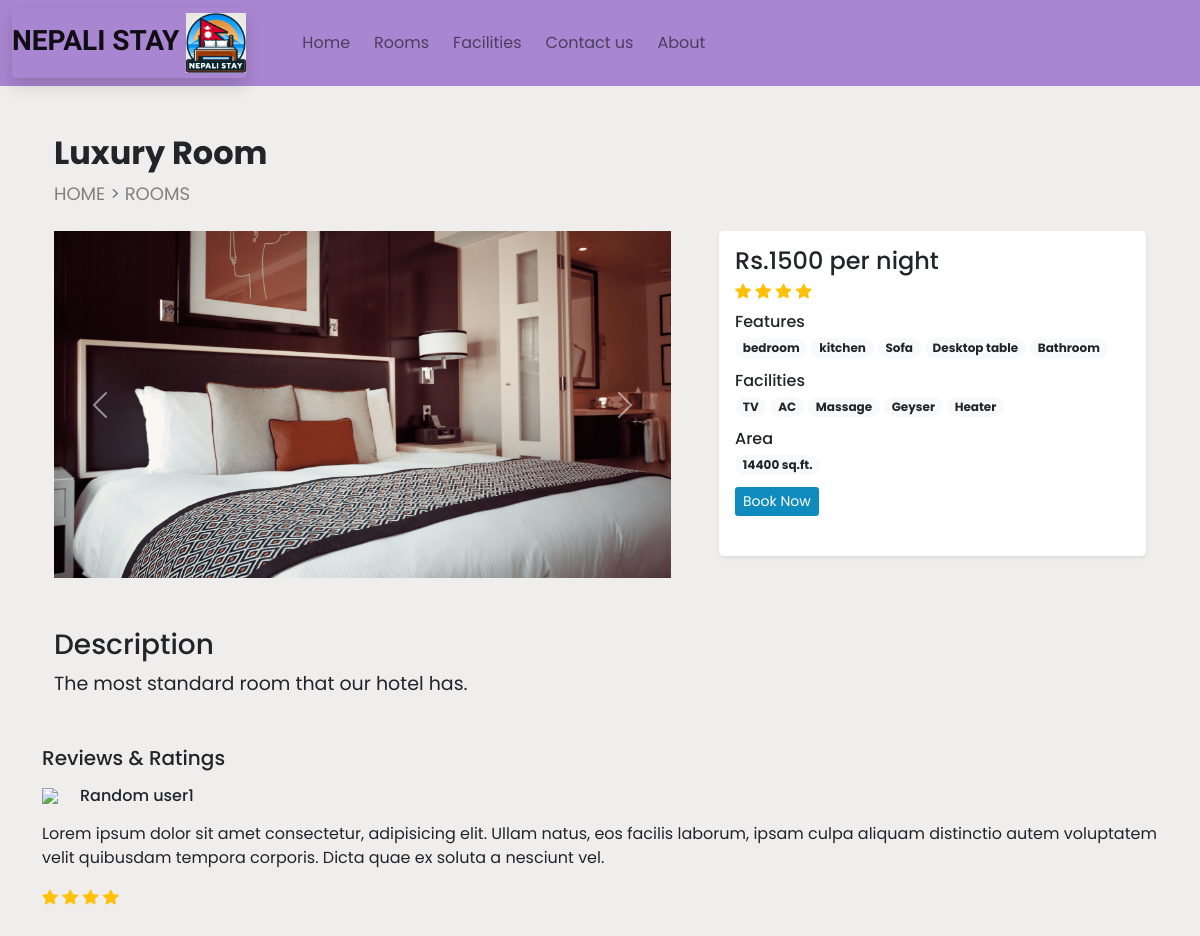
The app's page /room_details.php?id=6 with its own data.
### tables this page shows
CREATE TABLE `settings` (
  `sr_no` int(11) NOT NULL,
  `site_title` varchar(50) NOT NULL,
  `site_about` varchar(300) NOT NULL,
  `shutdown` tinyint(1) NOT NULL
);

CREATE TABLE `rooms` (
  `id` int(11) NOT NULL,
  `name` varchar(100) NOT NULL,
  `area` int(11) NOT NULL,
  `price` int(11) NOT NULL,
  `quantity` int(11) NOT NULL,
  `description` varchar(350) NOT NULL,
  `status` tinyint(4) NOT NULL DEFAULT 1,
  `removed` int(11) NOT NULL DEFAULT 0
);

CREATE TABLE `room_images` (
  `sr_no` int(11) NOT NULL,
  `room_id` int(11) NOT NULL,
  `image` varchar(150) NOT NULL,
  `thumb` tinyint(4) NOT NULL DEFAULT 0
);

CREATE TABLE `features` (
  `id` int(11) NOT NULL,
  `name` varchar(50) NOT NULL
);

CREATE TABLE `facilities` (
  `id` int(11) NOT NULL,
  `icon` varchar(100) NOT NULL,
  `name` varchar(50) NOT NULL,
  `desc` varchar(250) NOT NULL
);

### admin/db_config.php (called while the page is built, shortened)
<?php
    function select($sql,$values,$datatypes){
        $con = $GLOBALS['con'];
        if($stmt= mysqli_prepare($con,$sql))
        {
        mysqli_stmt_bind_param($stmt, $datatypes, ...$values);
        if(mysqli_stmt_execute($stmt)){
        $res =  mysqli_stmt_get_result($stmt);
        return $res;
        }
        else{
        mysqli_stmt_close($stmt);
        die("Query cannot be executed - Select");
        }
        }
        else{
        die("Query cannot prepared -Select");
        }
        }
?>

### room_details.php (the view, shortened to what this page needs)
<!DOCTYPE html>
<html lang="en">
<head>
  <?php require('links.php'); ?>
</head>
<body>
  <?php require('header.php'); ?>
   <?php
   $data = filteration($_GET);
   $room_res = select("SELECT * FROM `rooms`  WHERE `id`=? AND `status`=? AND `removed`=?",[$data['id'],1,0],'iii');
   $room_data = mysqli_fetch_assoc($room_res);
   ?>
  <div class="container">
    <div class="row mb-5">
      <div class="col-12 my-5 mb-4 px-4">
        <h2 class="fw-bold "><?php echo $room_data['name'] ?></h2>
        <div style="font-size: 18px;">
          <a href="userdashboard.php" class="breadcrumb-link">HOME</a>
          <span class="text-secondary"> > </span>
          <a href="rooms.php" class="breadcrumb-link">ROOMS</a>
        </div>
      </div>
      <div class="col-lg-7 col-md-12 px-4 ">
        <div id="roomCarousel" class="carousel slide" data-bs-ride="carousel">
          <div class="carousel-inner">
            <?php
              $room_img = ROOMS_IMG_PATH . "thumbnail.jpg";
              $img_q = mysqli_query($con, "SELECT * FROM `room_images`
                WHERE `room_id`='$room_data[id]'");
              if (mysqli_num_rows($img_q) > 0) {
                $active_class = 'active';
                while($img_res = mysqli_fetch_assoc($img_q))
                {
                  echo"
                <div class='carousel-item $active_class'>
                  <img src='".ROOMS_IMG_PATH.$img_res['image']."' class='d-block w-100'>
                </div>
                ";
                $active_class = '';
                }
              }
              else{
              echo "<div class='carousel-item active'>
              <img src='$room_img' class='d-block w-100'>
              </div>";
              }
            ?>
           </div>
            <button class="carousel-control-prev" type="button" data-bs-target="#roomCarousel" data-bs-slide="prev">
            <span class="carousel-control-prev-icon" aria-hidden="true"></span>
            </button>
            <button class="carousel-control-next" type="button" data-bs-target="#roomCarousel" data-bs-slide="next">
            <span class="carousel-control-next-icon" aria-hidden="true"></span>
            </button>
        </div>
      </div>
      <div class="col-lg-5 col-md-12 px-4">
        <div class="card mb-4 border-0 shadow-sm rounded-3">
          <div class="card-body">
            <?php
              echo <<<price
                <h4 class="mb-1">Rs.$room_data[price] per night</h4>
              price;
              echo <<<rating
                <div class="mb-4">
                <i class="bi bi-star-fill text-warning"></i>
                <i class="bi bi-star-fill text-warning"></i>
                <i class="bi bi-star-fill text-warning"></i>
                <i class="bi bi-star-fill text-warning"></i>
                rating;
              $fea_q = mysqli_query($con, "SELECT f.name FROM `features` f
                INNER JOIN `room_features` rfea ON f.id = rfea.features_id
                WHERE rfea.room_id = '$room_data[id]'");
              $features_data = "";
              while ($fea_row = mysqli_fetch_assoc($fea_q)) {
              $features_data .= "<span class='badge rounded-pill bg-light text-dark text-wrap me-1 mb-1'>
                $fea_row[name]
              </span>";
              }
              echo <<<features
              <div class="mb-2 mt-2">
                <h6 class="mb-1">Features</h6>
                $features_data
              </div>
              features;
              $fac_q = mysqli_query($con, "SELECT f.name FROM `facilities` f
                INNER JOIN `room_facilities` rfac ON f.id = rfac.facilities_id
                WHERE rfac.room_id = '$room_data[id]'");
              $facilities_data = "";
              while ($fac_row = mysqli_fetch_assoc($fac_q)) {
                $facilities_data .= "<span class='badge rounded-pill bg-light text-dark text-wrap me-1 mb-1'>
                  $fac_row[name]
                </span>";
              }
              echo <<<facilities
                <div class="mb-2">
                  <h6 class="mb-1">Facilities</h6>
                  $facilities_data
                </div>
              facilities;
                echo <<<area
                <div class="mb-2">
                  <h6 class="mb-1">Area</h6>
                  <span class='badge rounded-pill bg-light text-dark text-wrap me-1 mb-1'>
                    $room_data[area] sq.ft.
                  </span>
                </div>
                area;
                $book_btn = "";
                if(!$settings_r['shutdown']==1){
                 $book_btn = "<a href='#' class='btn btn-sm text-white custom-bg shdaow-none'>Book Now</a>";
                }
              echo<<<book
               $book_btn
              book;
            ?>
            </div>
          </div>
      </div>
    </div>
    <div class="col-12  mt-5 px-4">
      <div class="mb-5">
      <h3>Description</h3>
        <p style="font-size:19px">
          <?php echo $room_data['description']; ?>
        </p>
      </div>
    </div>
    <div>
      <h5 class="mb-3">Reviews & Ratings</h5>
      <div>
        <div class="d-flex align-items-center mb-3">
          <img src="images/Features/star.png" width="30px">
          <h6 class="m-0 ms-2">Random user1</h6>
        </div>
          <p>
            Lorem ipsum dolor sit amet consectetur, adipisicing elit. Ullam natus, eos facilis laborum, ipsam culpa
            aliquam distinctio autem voluptatem velit quibusdam tempora corporis. Dicta quae ex soluta a nesciunt vel.
          </p>
        <div class="rating">
          <i class="bi bi-star-fill text-warning"></i>
          <i class="bi bi-star-fill text-warning"></i>
          <i class="bi bi-star-fill text-warning"></i>
          <i class="bi bi-star-fill text-warning"></i>
        </div>
      </div>
    </div>
  </div>
</body>
</html>

### header.php (shortened to what this page needs)
<?php
require('admin/db_config.php');
?>
<?php
$settings_q = "SELECT * FROM `settings` WHERE `sr_no`=?";
$values = [1];
$settings_r = mysqli_fetch_assoc(select($settings_q,$values,'i'));
?>
<nav id="nav-bar" class="navbar navbar-expand-lg navbar-light custom-navbar px-lg-">
  <div class="container-fluid ">
    <a class="navbar-brand me-5 fw-bold fs-3 h-font rounded shadow"><?php echo $settings_r['site_title']?> <img src="images/Logo.jpg" alt="Logo" style="height:60px; width:60px;"></a>
    <div class="collapse navbar-collapse" id="navbarSupportedContent">
      <ul class="navbar-nav me-auto mb-2 mb-lg-0 ">
        <li class="nav-item">
          <a class="nav-link  me-2"  href="userdashboard.php">Home</a>
        </li>
        <li class="nav-item">
          <a class="nav-link me-2" href="Rooms.php">Rooms</a>
        </li>
        <li class="nav-item">
          <a class="nav-link me-2" href="facilities.php">Facilities</a>
        </li>
        <li class="nav-item">
          <a class="nav-link me-2" href="Contact.php">Contact us</a>
        </li>
        <li class="nav-item">
          <a class="nav-link me-2" href="about1.php">About</a>
        </li>
      </ul>
    </div>
  </div>
</nav>

### css/1.css (style rules this page uses)
:root { --teal: rgb(15, 140, 189); --teal_hover: #2bbb6c; }
* { font-family: 'Poppins', sans-serif; }
.h-font { font-family: 'Merienda', cursive; }
.custom-bg { background-color: var(--teal); border: var(--teal); }

### room_details.php (style rules this page uses)
body { background-color: rgb(240, 237, 237); }
.custom-navbar { background-color: rgb(169, 134, 209); }
.breadcrumb-link { color: gray; text-decoration: none; transition: transform 0.3s ease, color 0.3s ease; }

### records on screen
settings: site_title "NEPALI STAY"
rooms: name "Luxury Room", price "1500", area "14400", description "The most standard room that our hotel has."
room_images: image (picture)
features: name "bedroom"
features: name "kitchen"
features: name "Sofa"
features: name "Desktop table"
features: name "Bathroom"
facilities: name "TV"
facilities: name "AC"
facilities: name "Massage"
facilities: name "Geyser"
facilities: name "Heater"
